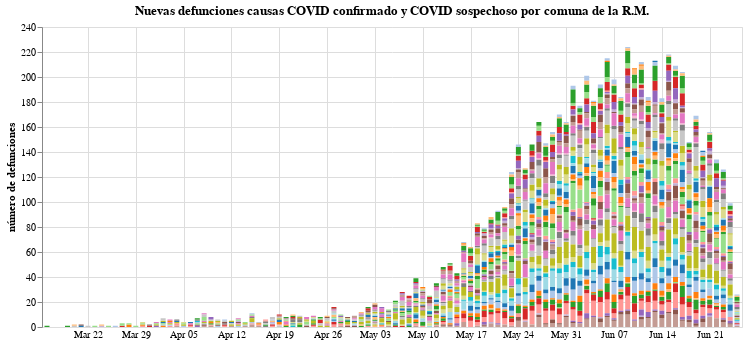

The notebook cell saved with this chart:
### Code cell
#hide_input
input_dropdown = alt.binding_select(options=data_long_form['Comuna'].unique())
selection1 = alt.selection_single(fields=['Comuna'], bind=input_dropdown, name=' ')
selection2 = alt.selection_multi(fields=['Comuna'], on='mouseover')

color = alt.condition(selection1 | selection2,
                    alt.Color('Comuna:N', scale=alt.Scale(scheme='category20'), legend=None),
                    alt.value('lightgray'))

bars1 = alt.Chart(data_long_form).mark_bar().encode(
    x=alt.X("Fecha", axis=alt.Axis(title="", domain=False, tickSize=0)),
    y=alt.Y("Fallecidos confirmados", axis=alt.Axis(title="número de defunciones")),
    tooltip = ["Fecha", "Comuna", "Fallecidos confirmados"],
    color = color
).properties(
    title="Nuevas defunciones causas COVID confirmado y COVID sospechoso por comuna de la R.M.",
    width=700).add_selection(
    selection1, selection2
).transform_filter(
    selection1
)

bars1

### Figure 1 — Vega-Lite specification as saved in the notebook (floating-point values rounded to 4 significant figures; data arrays with more than 128 entries replaced by an {"elided": "..."} marker saying what was removed)
{"config": {"view": {"continuousWidth": 400, "continuousHeight": 300}}, "data": {"name": "data-fcd76a142fe8bcee7ec401638fa921ea"}, "mark": "bar", "encoding": {"color": {"condition": {"type": "nominal", "field": "Comuna", "legend": null, "scale": {"scheme": "category20"}, "selection": {"or": [" ", "selector004"]}}, "value": "lightgray"}, "tooltip": [{"type": "temporal", "field": "Fecha"}, {"type": "nominal", "field": "Comuna"}, {"type": "quantitative", "field": "Fallecidos confirmados"}], "x": {"type": "temporal", "axis": {"domain": false, "tickSize": 0, "title": ""}, "field": "Fecha"}, "y": {"type": "quantitative", "axis": {"title": "número de defunciones"}, "field": "Fallecidos confirmados"}}, "selection": {" ": {"type": "single", "fields": ["Comuna"], "bind": {"input": "select", "options": ["Santiago", "El Monte", "Melipilla", "Las Condes", "La Reina", "Pirque", "Conchalí", "Colina", "Lo Barnechea", "La Cisterna", "Paine", "San Bernardo", "San Ramón", "Providencia", "Pedro Aguirre Cerda", "Macul", "Estación Central", "Huechuraba", "Recoleta", "San Miguel", "Pudahuel", "Isla de Maipo", "Peñaflor", "Buin", "La Pintana", "Ñuñoa", "Vitacura", "Independencia", "San Joaquín", "La Granja", "La Florida", "Cerro Navia", "Peñalolén", "Maipú", "Lo Espejo", "Quinta Normal", "Cerrillos", "Alhué", "Renca", "El Bosque", "Quilicura", "María Pinto", "Lo Prado", "Puente Alto", "Talagante", "Curacaví", "Padre Hurtado", "Calera de Tango", "San José de Maipo", "Lampa", "San Pedro", "Tiltil"]}}, "selector004": {"type": "multi", "fields": ["Comuna"], "on": "mouseover"}}, "title": "Nuevas defunciones causas COVID confirmado y COVID sospechoso por comuna de la R.M.", "transform": [{"filter": {"selection": " "}}], "width": 700, "$schema": "https://vega.github.io/schema/vega-lite/v4.8.1.json", "datasets": {"data-fcd76a142fe8bcee7ec401638fa921ea": {"elided": "5304 records"}}}
